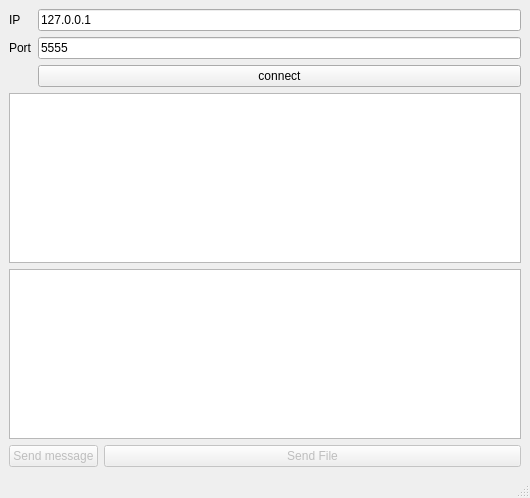
<?xml version="1.0" encoding="UTF-8"?>
<ui version="4.0">
 <class>MainWindow</class>
 <widget class="QMainWindow" name="MainWindow">
  <property name="geometry">
   <rect>
    <x>0</x>
    <y>0</y>
    <width>530</width>
    <height>498</height>
   </rect>
  </property>
  <property name="windowTitle">
   <string>MainWindow</string>
  </property>
  <widget class="QWidget" name="centralwidget">
   <layout class="QVBoxLayout" name="verticalLayout">
    <item>
     <layout class="QGridLayout" name="gridLayout">
      <item row="0" column="0">
       <widget class="QLabel" name="label">
        <property name="text">
         <string>IP</string>
        </property>
       </widget>
      </item>
      <item row="0" column="1">
       <widget class="QLineEdit" name="ipLineEdit">
        <property name="text">
         <string>127.0.0.1</string>
        </property>
       </widget>
      </item>
      <item row="1" column="0">
       <widget class="QLabel" name="label_2">
        <property name="text">
         <string>Port</string>
        </property>
       </widget>
      </item>
      <item row="1" column="1">
       <widget class="QLineEdit" name="portLineEdit">
        <property name="text">
         <string>5555</string>
        </property>
       </widget>
      </item>
      <item row="2" column="1">
       <widget class="QPushButton" name="pushButton">
        <property name="text">
         <string>connect</string>
        </property>
       </widget>
      </item>
     </layout>
    </item>
    <item>
     <layout class="QVBoxLayout" name="verticalLayout_3">
      <item>
       <widget class="QTextEdit" name="chatWindow">
        <property name="readOnly">
         <bool>true</bool>
        </property>
       </widget>
      </item>
      <item>
       <widget class="QTextEdit" name="text"/>
      </item>
     </layout>
    </item>
    <item>
     <layout class="QFormLayout" name="formLayout">
      <item row="0" column="0">
       <widget class="QPushButton" name="sendText">
        <property name="enabled">
         <bool>false</bool>
        </property>
        <property name="text">
         <string>Send message</string>
        </property>
       </widget>
      </item>
      <item row="0" column="1">
       <widget class="QPushButton" name="sendPushButton">
        <property name="enabled">
         <bool>false</bool>
        </property>
        <property name="text">
         <string>Send File</string>
        </property>
       </widget>
      </item>
     </layout>
    </item>
   </layout>
  </widget>
  <widget class="QMenuBar" name="menubar">
   <property name="geometry">
    <rect>
     <x>0</x>
     <y>0</y>
     <width>530</width>
     <height>25</height>
    </rect>
   </property>
  </widget>
  <widget class="QStatusBar" name="statusbar"/>
 </widget>
 <resources/>
 <connections/>
</ui>
